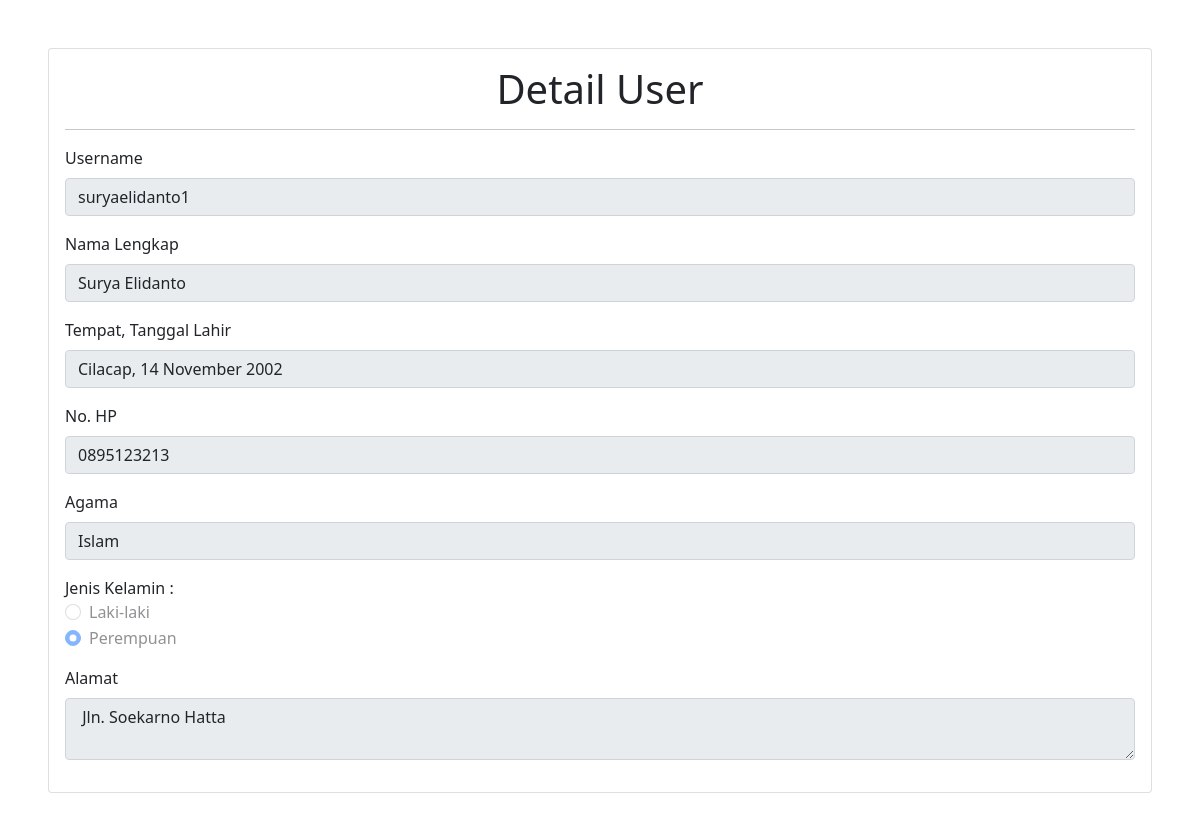
The app's page /detailuser.php/9 (signed in) with its own data.
### tables this page shows
CREATE TABLE `tb_user` (
  `id` int(11) NOT NULL,
  `username` varchar(100) NOT NULL,
  `password` text NOT NULL,
  `nama_lengkap` varchar(255) NOT NULL,
  `ttl` varchar(255) NOT NULL,
  `no_hp` varchar(20) NOT NULL,
  `agama` varchar(30) NOT NULL,
  `alamat` text NOT NULL,
  `jenis_kelamin` enum('Laki-laki','Perempuan') NOT NULL,
  `role_id` int(11) NOT NULL,
  `sudah_daftar` enum('False','True') NOT NULL
);

### detailuser.php (the view, shortened to what this page needs)
<?php
require 'koneksi.php';
$id = explode('/', $_SERVER["REQUEST_URI"])[3];
$sql = "SELECT * FROM tb_user WHERE id = $id";
$query = mysqli_query($conn, $sql);
$data  = mysqli_fetch_assoc($query);
?>
<html>
<head>
    <link href="https://cdn.jsdelivr.net/npm/bootstrap@5.1.3/dist/css/bootstrap.min.css" rel="stylesheet">
</head>
<body>
    <div class="card m-5">
        <div class="card-body">
            <h1 class="text-center"> Detail User </h1>
            <hr>
            <div class="mb-3">
                <label for="username" class="form-label"> Username </label>
                <input value="<?= $data["username"] ?>" readonly type="text" class="form-control" id="username" name="username" placeholder="Masukkan username anda...">
            </div>
            <div class="mb-3">
                <label for="nama_lengkap" class="form-label"> Nama Lengkap </label>
                <input value="<?= $data["nama_lengkap"] ?>" readonly type="text" class="form-control" id="nama_lengkap" name="nama_lengkap" placeholder="Masukkan nama lengkap anda...">
            </div>
            <div class="mb-3">
                <label for="ttl" class="form-label"> Tempat, Tanggal Lahir </label>
                <input value="<?= $data["ttl"] ?>" readonly type="text" class="form-control" id="ttl" name="ttl" placeholder="Masukkan tempat dan tanggal lahir anda...">
            </div>
            <div class="mb-3">
                <label for="no_hp" class="form-label"> No. HP </label>
                <input value="<?= $data["no_hp"] ?>" readonly type="text" class="form-control" id="no_hp" name="no_hp" placeholder="Masukkan nomor hp anda...">
            </div>
            <div class="mb-3">
                <label for="agama" class="form-label"> Agama </label>
                <input value="<?= $data["agama"] ?>" readonly type="text" class="form-control" id="agama" name="agama" placeholder="Masukkan agama anda...">
            </div>
            <div class="mb-3">
                <label> Jenis Kelamin : </label>
                <div class="form-check">
                    <input <?= $data["jenis_kelamin"] == "Laki-laki" ? "checked" : "" ?> disabled class="form-check-input" type="radio" name="jenis_kelamin" id="laki" value="Laki-laki">
                    <label class="form-check-label" for="laki">
                        Laki-laki
                    </label>
                </div>
                <div class="form-check">
                    <input <?= $data["jenis_kelamin"] == "Perempuan" ? "checked" : "" ?> disabled class="form-check-input" type="radio" name="jenis_kelamin" id="perempuan" value="Perempuan">
                    <label class="form-check-label" for="perempuan">
                        Perempuan
                    </label>
                </div>
            </div>
            <div class="mb-3">
                <label for="alamat" class="form-label"> Alamat </label>
                <textarea readonly placeholder="Masukkan alamat anda..." class="form-control" id="alamat" name="alamat"><?= $data["alamat"] ?></textarea>
            </div>
        </div>
    </div>
</body>
</html>

### records on screen
tb_user: username "suryaelidanto1", nama_lengkap "Surya Elidanto", ttl "Cilacap, 14 November 2002", no_hp "0895123213", agama "Islam", jenis_kelamin "☐ Laki-laki", jenis_kelamin "☑ Perempuan", alamat "Jln. Soekarno Hatta"
